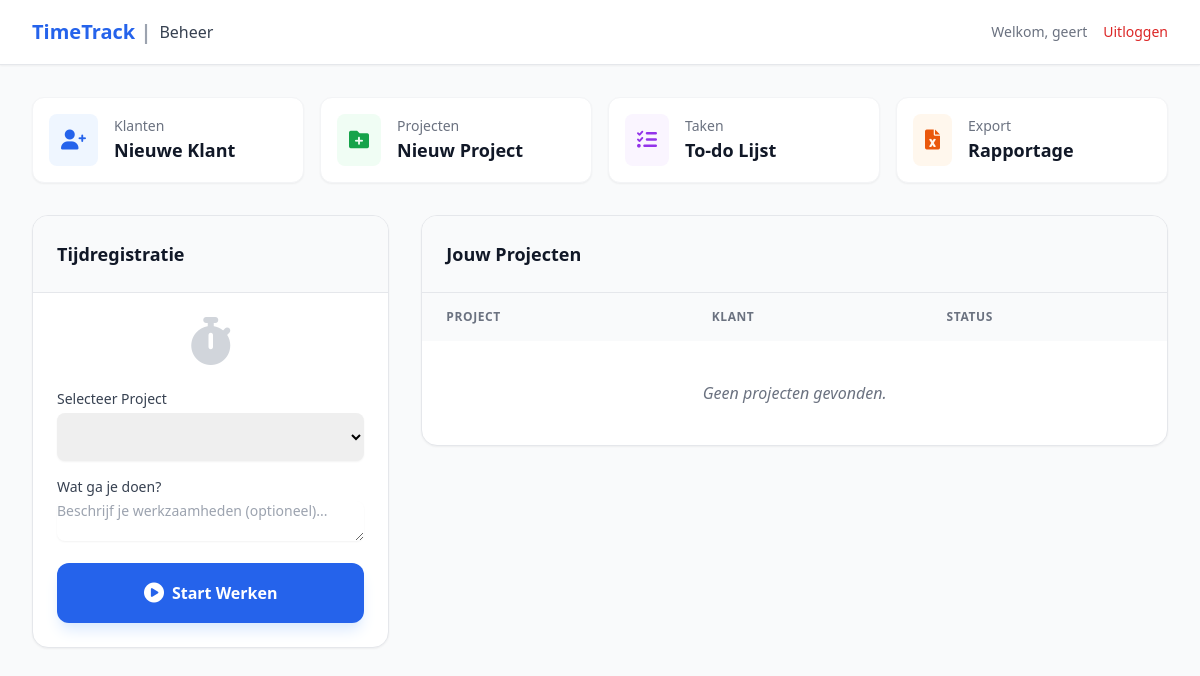
Page / (signed in) on the earlier database version.
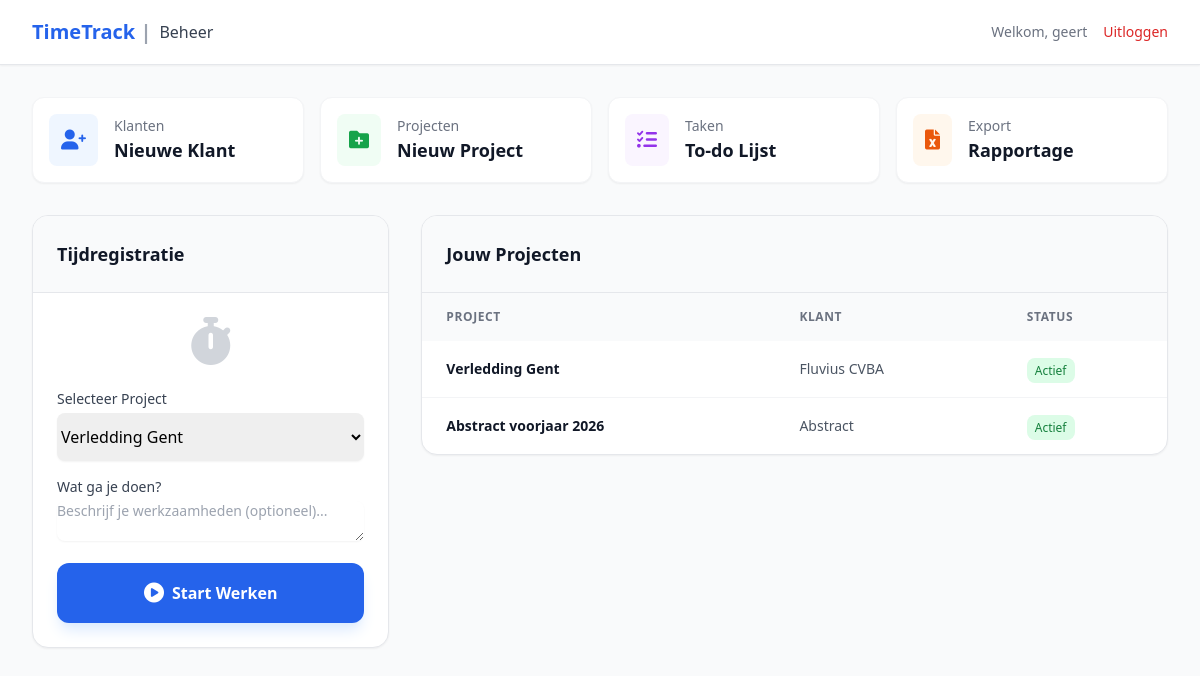
Same page on the later database version.
### time_reg_web/models.py (models this page shows, shortened)
class Project(models.Model):
    company = models.ForeignKey(Company, on_delete=models.CASCADE, related_name='projects')
    customer = models.ForeignKey(Customer, on_delete=models.CASCADE, related_name='projects')
    project_id = models.IntegerField()
    project_name = models.CharField(max_length=255)
    project_description = models.TextField(blank=True)
    start_date = models.DateField()
    end_date = models.DateField(null=True, blank=True)
    is_active = models.BooleanField(default=True)
    class Meta:
        unique_together = ('company', 'project_id')

class Customer(models.Model):
    company = models.ForeignKey(Company, on_delete=models.CASCADE, related_name='customers')
    customer_id = models.IntegerField()
    customer_name = models.CharField(max_length=255)
    customer_email = models.EmailField()
    class Meta:
        unique_together = ('company', 'customer_id')

### time_reg_web/views.py (the view)
# urls.py: path('', views.DashboardView.as_view(), name='dashboard'),
class DashboardView(TenantObjectMixin, ListView):
    model = Project
    template_name = 'dashboard/index.html'
    context_object_name = 'projects'
    def get_context_data(self, **kwargs):
        context = super().get_context_data(**kwargs)
        context['active_timer'] = TimeRegistry.objects.filter(user=self.request.user, end_time__isnull=True).first()
        if self.request.user.is_authenticated:
            context['customers'] = Customer.objects.filter(
                company=self.request.user.profile.company
            )
        return context

### time_reg_web/mixins.py (called while the page is built)
    def get_queryset(self):
        queryset = super().get_queryset()
        if not hasattr(self.request.user, 'profile') or not self.request.user.profile.company:
            return queryset.none()
        return queryset.filter(company=self.request.user.profile.company)

### time_reg_web/templates/dashboard/index.html (shortened to what the changed rows need)
<!DOCTYPE html>
<html lang="nl">
<head>
    <script src="https://cdn.tailwindcss.com"></script>
    <link rel="stylesheet" href="https://cdnjs.cloudflare.com/ajax/libs/font-awesome/6.0.0/css/all.min.css">
</head>
<body class="bg-gray-50 min-h-screen">
    <main class="max-w-7xl mx-auto py-8 px-4 sm:px-6 lg:px-8">
        <div class="grid grid-cols-1 lg:grid-cols-3 gap-8">
            <div class="lg:col-span-1">
                <div class="bg-white rounded-2xl shadow-sm border border-gray-200 overflow-hidden">
                    <div class="p-6 bg-gray-50 border-b border-gray-200">
                        <h2 class="text-lg font-bold text-gray-900">Tijdregistratie</h2>
                    </div>
                    <div class="p-6">
                        {% if active_timer %}
                            <div class="text-center mb-6">
                                <p class="text-sm text-blue-600 font-bold mb-1 uppercase tracking-wider">Actief Project</p>
                                <p class="text-lg font-medium text-gray-900 mb-4">{{ active_timer.project.project_name }}</p>
                                <div class="text-5xl font-mono font-bold text-gray-800 tabular-nums" id="timer-display">00:00:00</div>
                                <p class="text-xs text-gray-400 mt-2">Gestart om: {{ active_timer.start_time|date:"H:i" }}</p>
                            </div>
                            <form action="{% url 'stop_timer' active_timer.id %}" method="POST" class="space-y-4">
                                {% csrf_token %}
                                <div>
                                    <label class="block text-sm font-medium text-gray-700 mb-1">Wat heb je gedaan?</label>
                                    <textarea name="description" rows="2"
                                        class="w-full rounded-lg border-gray-300 shadow-sm focus:border-red-500 focus:ring-red-500 text-sm"
                                        placeholder="Beschrijf je werkzaamheden (optioneel)...">{{ active_timer.description }}</textarea>
                                </div>
                                <button type="submit" class="w-full bg-red-600 text-white py-4 px-4 rounded-xl font-bold hover:bg-red-700 shadow-lg shadow-red-100 transition-all flex items-center justify-center">
                                    <i class="fas fa-stop-circle mr-2 text-xl"></i> Stop Timer
                                </button>
                            </form>
                            <script>
                                const startTime = new Date("{{ active_timer.start_time.isoformat }}");
                                function updateTimer() {
                                    const now = new Date();
                                    const diff = Math.floor((now - startTime) / 1000);
                                    const h = Math.floor(diff / 3600).toString().padStart(2, '0');
                                    const m = Math.floor((diff % 3600) / 60).toString().padStart(2, '0');
                                    const s = (diff % 60).toString().padStart(2, '0');
                                    document.getElementById('timer-display').innerText = `${h}:${m}:${s}`;
                                }
                                setInterval(updateTimer, 1000);
                                updateTimer();
                            </script>
                        {% else %}
                            <div class="text-center mb-6 text-gray-300">
                                <i class="fas fa-stopwatch text-5xl"></i>
                            </div>
                            <form action="{% url 'start_timer' %}" method="POST" class="space-y-4">
                                <div>
                                    <label class="block text-sm font-medium text-gray-700 mb-1">Selecteer Project</label>
                                    <select name="project" required class="w-full rounded-lg border-gray-300 shadow-sm focus:border-blue-500 focus:ring-blue-500 py-3">
                                        {% for project in projects %}
                                            <option value="{{ project.id }}">{{ project.project_name }}</option>
                                        {% empty %}
                                            <option disabled>Geen projecten gevonden</option>
                                        {% endfor %}
                                    </select>
                                </div>
                                <div>
                                    <label class="block text-sm font-medium text-gray-700 mb-1">Wat ga je doen?</label>
                                    <textarea name="description" rows="2"
                                        class="w-full rounded-lg border-gray-300 shadow-sm focus:border-red-500 focus:ring-red-500 text-sm"
                                        placeholder="Beschrijf je werkzaamheden (optioneel)..."></textarea>
                                </div>
                                <button type="submit" class="w-full bg-blue-600 text-white py-4 px-4 rounded-xl font-bold hover:bg-blue-700 shadow-lg shadow-blue-100 transition-all flex items-center justify-center">
                                    <i class="fas fa-play-circle mr-2 text-xl"></i> Start Werken
                                </button>
                            </form>
                        {% endif %}
                    </div>
                </div>
            </div>
            <div class="lg:col-span-2">
                <div class="bg-white rounded-2xl shadow-sm border border-gray-200 overflow-hidden">
                    <div class="p-6 bg-gray-50 border-b border-gray-200 flex justify-between items-center">
                        <h2 class="text-lg font-bold text-gray-900">Jouw Projecten</h2>
                    </div>
                    <div class="overflow-x-auto">
                        <table class="w-full text-left border-collapse">
                            <thead>
                                <tr class="text-xs font-semibold text-gray-500 uppercase tracking-wider bg-gray-50">
                                    <th class="px-6 py-4">Project</th>
                                    <th class="px-6 py-4">Klant</th>
                                    <th class="px-6 py-4">Status</th>
                                </tr>
                            </thead>
                            <tbody class="divide-y divide-gray-100">
                                {% for project in projects %}
                                <tr class="hover:bg-gray-50 transition-colors">
                                    <td class="px-6 py-4">
                                        <div class="text-sm font-bold text-gray-900">{{ project.project_name }}</div>
                                    </td>
                                    <td class="px-6 py-4 text-sm text-gray-600">
                                        {{ project.customer.customer_name }}
                                    </td>
                                    <td class="px-6 py-4">
                                        {% if project.is_active %}
                                            <span class="px-2 py-1 text-xs font-medium bg-green-100 text-green-700 rounded-lg">Actief</span>
                                        {% else %}
                                            <span class="px-2 py-1 text-xs font-medium bg-gray-100 text-gray-700 rounded-lg">Inactief</span>
                                        {% endif %}
                                    </td>
                                </tr>
                                {% empty %}
                                <tr>
                                    <td colspan="3" class="px-6 py-10 text-center text-gray-500 italic">
                                        Geen projecten gevonden.
                                    </td>
                                </tr>
                                {% endfor %}
                            </tbody>
                        </table>
                    </div>
                </div>
            </div>
        </div>
    </main>
</body>
</html>

Differences in the rows shown:
added Project: project_name "Verledding Gent", customer.customer_name "Fluvius CVBA", is_active "Actief"
added Project: project_name "Abstract voorjaar 2026", customer.customer_name "Abstract", is_active "Actief"
Other differences:
form field project: (not shown) → "Verledding Gent"
text no longer shown: "Geen projecten gevonden."
